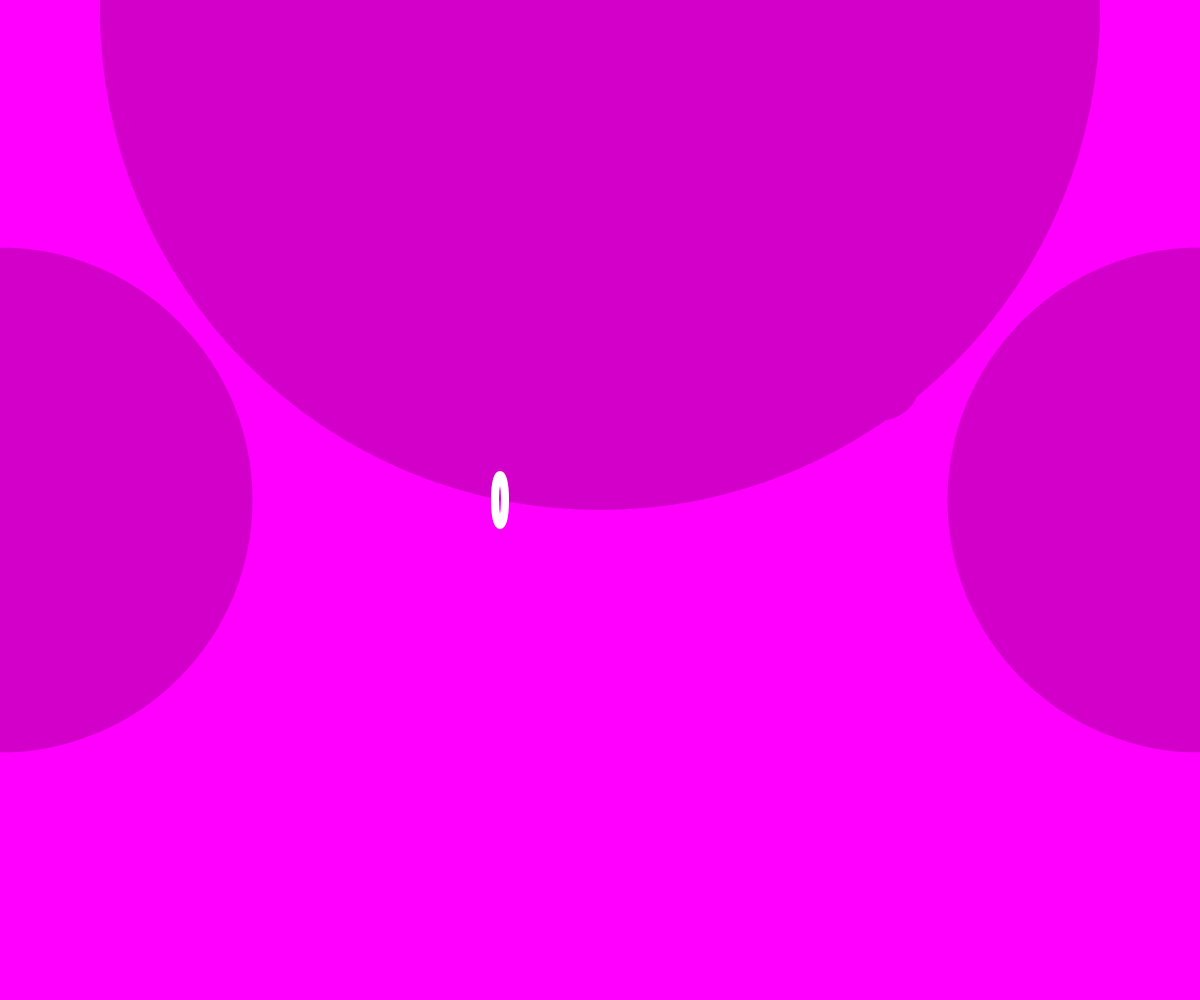
Frame 1 (no input)
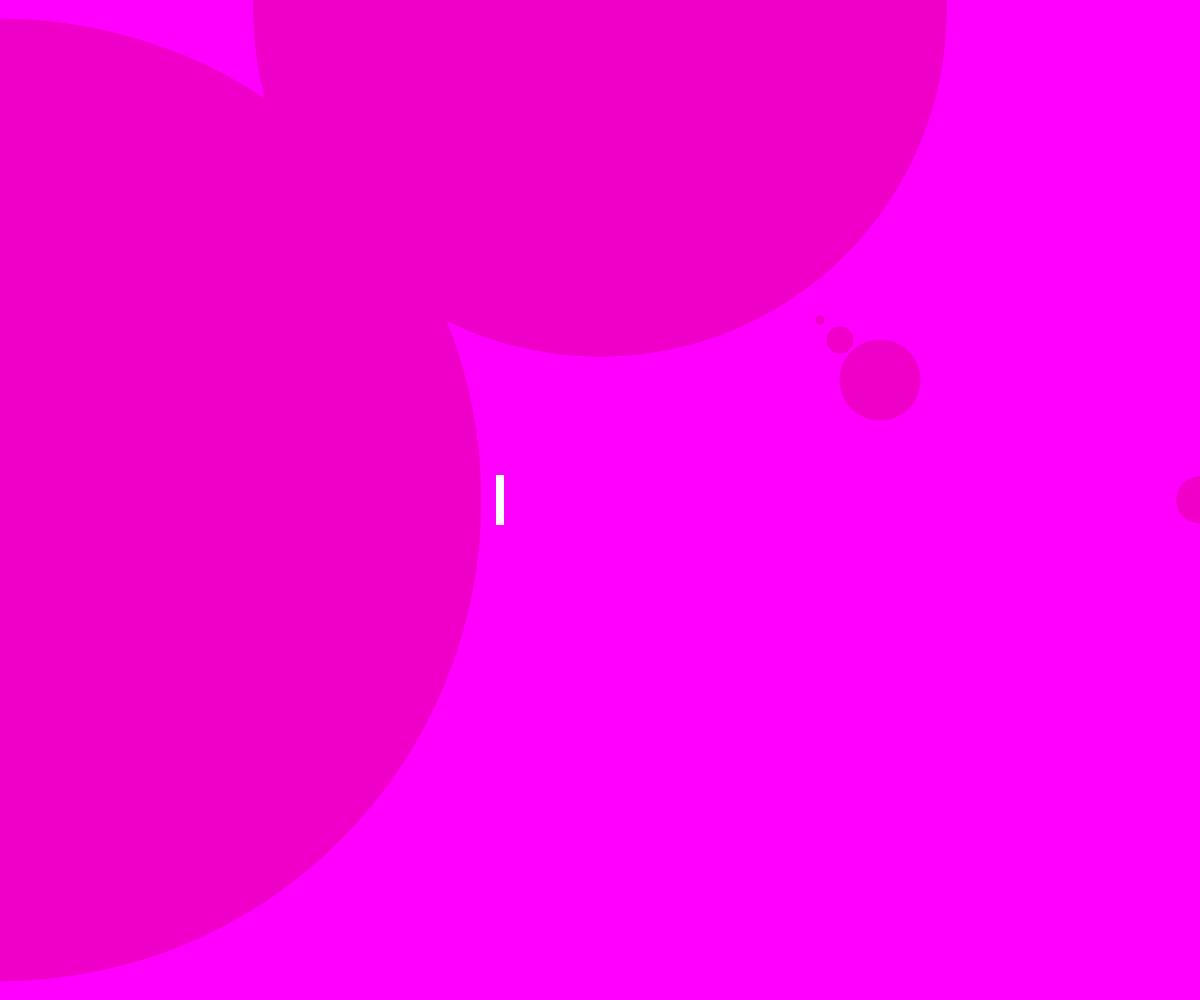
Frame 60 (no input)
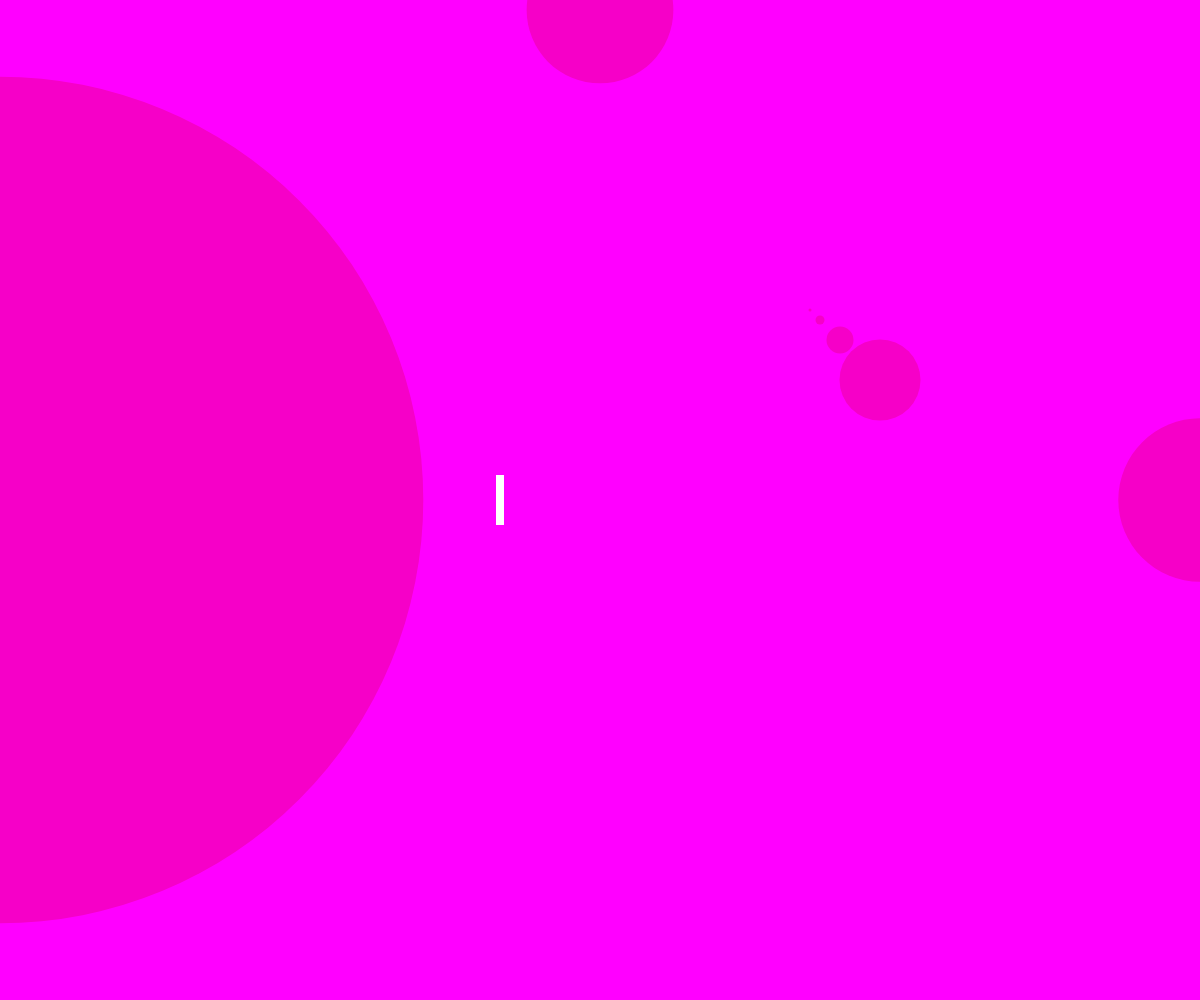
Frame 120 (the mouse pressed at the canvas centre since frame 60)

The p5.js sketch that drew these frames (run headless with seeded random() and noise() and a simulated clock; from frame 60 on, the mouse is pressed at the canvas centre):

// p5.js sketch
// ── sketch.js
let diameter;
let angle = 0;
let eSize = 3;
let eLoc = 10;

var spot = {                                                                //create object SPOT
  x: 600,                                                                   // set x value of SPOT
  y: 10                                                                     // set y value of SPOT
}
var color = {                                                               // create object COLOR
  r: 255,                                                                   // set value of red
  g: 0,                                                                     // set value of green
  b: 100                                                                    // set value of blue
}

var r = 0;                                                                  // create variable r with value of 0
var b = 255;                                                                // create variable of b with value of 255

function setup() {
  createCanvas(windowWidth, windowHeight);                                  // canvas set to width and height of window
  diameter = height - 10;
  noStroke();
  fill(255, 204, 0);

}

function draw() {
//background to change based on where mouse is
r = map(mouseX, windowWidth, windowHeight, 0, 255);                       //change map mouse movement to range of colors
background (r, 0, b);                                                     //set background color using variables

  let d1 = 10 + (sin(angle) * diameter) / 2 + diameter / 2;               //circle 1 on left
  let d2 = 10 + (sin(angle + PI / 2) * diameter) / 2 + diameter / 2;      //circle 2 in middle
  let d3 = 10 + (sin(angle + PI) * diameter) / 2 + diameter / 2;          //circle 3 on right
color.r = floor(random(100,255));                                         //random color for r
color.g = floor(random (0));                                              //random color for g
color.b = floor((100, 200));                                              //random color for b
fill(color.r, color.g, color.b);                                          //fill ellipse with random colors
  ellipse(0, height / 2, d1, d1);
  ellipse(spot.x, spot.y, d2, d2);
  ellipse(width, height / 2, d3, d3);
  angle += 0.02;
push();
translate(300,300);                                                     //change center of canvas
  noFill();
    stroke(255);                                                        //outline will be white
    strokeWeight(8);                                                    //width of outline
    ellipse(200, 200, (frameCount % 30)*10, 50);                        //cirlce that changes width based on frame count
pop();
push();
translate(800, 300);                                                    // //change center of createCanvas
fill(color.r, color.g, color.b);
ellipse(eLoc, eLoc, eSize, eSize);
ellipse(eLoc * 2, eLoc * 2, pow(eSize, 2), pow(eSize, 2));
ellipse(eLoc * 4, eLoc * 4, pow(eSize, 3), pow(eSize, 3));
ellipse(eLoc * 8, eLoc * 8, pow(eSize, 4), pow(eSize, 4));
pop();
}
